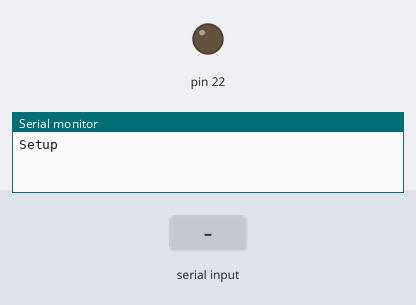
This sketch was run on a simulated Arduino Uno, built with avr-gcc and run on an emulated ATmega328P. On the bench: output pins drawn as LEDs (lit = HIGH), the last lines printed to the serial monitor. Dashed ring = blinking. The test bench sets the inputs (shaded band).

Above: at 1.2 s.
1.3 s: "A" received over Serial
At 2.8 s:
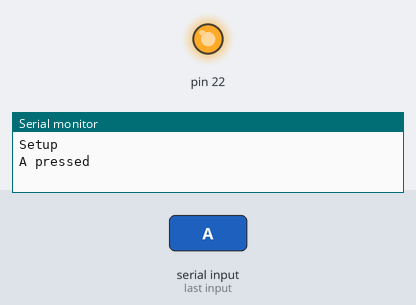
4.3 s: "B" received over Serial
6.3 s: "C" received over Serial
At 7.6 s:
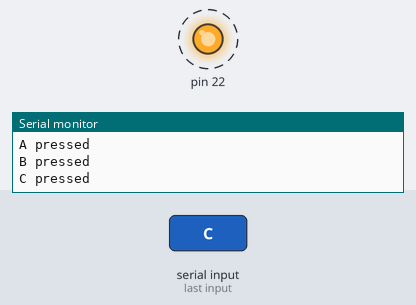
Timing chart, 0 to 14.3 s (numbered marks = the images above; inputs shaded):
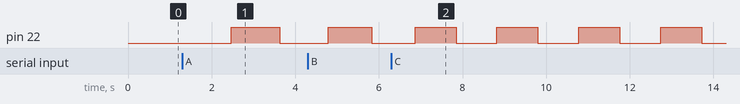

The sketch:

timer_example-3.ino
```cpp
// Lab 5 Justyce Hickman Md Islam
// Speaker output PB6, Port B, Bit 6 Digital Pin 12
volatile unsigned char *myTCCR1A = (unsigned char *) 0x80;
volatile unsigned char *myTCCR1B = (unsigned char *) 0x81;
volatile unsigned char *myTCCR1C = (unsigned char *) 0x82;
volatile unsigned char *myTIMSK1 = (unsigned char *) 0x6F;
volatile unsigned int  *myTCNT1  = (unsigned  int *) 0x84;
volatile unsigned char *myTIFR1 =  (unsigned char *) 0x36;
volatile unsigned char *portDDRB = (unsigned char *) 0x24;
volatile unsigned char *portB =    (unsigned char *) 0x25;
unsigned int currentFreq = 0;
bool playing = false;
void my_delay(unsigned int freq)
{
  // freq = desired frequency
  // calc period = twave = 1 / fwave(freq)
  double period = 1.0/double(freq);
  // 50% duty cycle
  double half_period = period / 2;
  // clock period def
  double clk_period = 0.0000000625;
  // calc ticks
  unsigned int ticks = half_period / clk_period;
  // stop the timer
  *myTCCR1B &= 0xF8;
  // set the counts
  *myTCNT1 = (unsigned int) (65536 - ticks); //check slide
  * myTCCR1A = 0x0;
  // start the timer
  * myTCCR1B |= 0x05;
  // wait for overflow
  while((*myTIFR1 & 0x01)==0);
  // stop the timer
  *myTCCR1B &= 0xF8;
  // reset TOV
  *myTIFR1 |= 0x01;
}
void runTimer(unsigned char c){
  switch (c) {
    case 'A':
      Serial.println("A pressed");
      currentFreq = 440;
      playing = true;
    break;
    case 'B':
      Serial.println("B pressed");
      currentFreq = 494;
      playing = true;

    break;
    case 'C':
      Serial.println("C pressed");
      currentFreq = 523;
      playing = true;
    break;
    case 'D':
      Serial.println("D pressed");
      currentFreq = 587;
      playing = true;
    break;
    case 'E':
      Serial.println("E pressed");
      currentFreq = 659;
      playing = true;
    break;
    case 'F':
      Serial.println("F pressed");
      currentFreq = 698;
      playing = true;
    break;
    case 'G':
      Serial.println("G pressed");
      currentFreq = 784;
      playing = true;
    break;
    case 'Q':
      Serial.println("Q pressed");
      playing = false;
      *portB &= ~(1 << PB6); // low
    break;
    default:
    break;
  }
}
void setup() {
  Serial.begin(9600);
  *portDDRB |= (1 << PB6);
  Serial.println("Setup");
  *portB &= ~(1 << PB6);
}
void loop() {
  // if the UART received a character
  if(Serial.available())
  {
    // read in the character
    unsigned char in_char = Serial.read();
    // write the character back to the Serial Port
    runTimer(in_char);
  }

  if(playing && currentFreq > 0){
    *portB ^= (1 << PB6);
    my_delay(currentFreq);
  }
}
```

Measured:
- after the input at 1.3 s, pin 22: LOW → HIGH after 1.2 s, → LOW 1.2 s later
